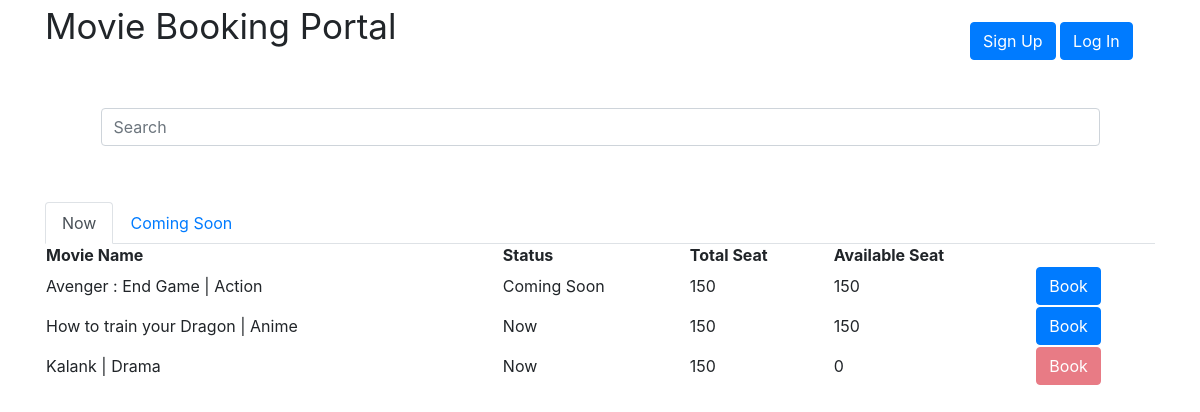
The page / on the database its author committed.
### pages/models.py (models this page shows, shortened)
class MovieDetails(models.Model):
	name = models.CharField(max_length=64,unique=True, blank = False)
	genre = models.CharField(max_length=32,blank = False)
	status = models.CharField(max_length=32,blank = False)
	total_seats = models.PositiveSmallIntegerField(blank = False)
	booked_seats =  models.PositiveSmallIntegerField(default=0)
	@property
	def available_seats(self):
		return self.total_seats - self.booked_seats
	@property
	def ticket_available(self):
		status = False
		if self.available_seats > 0:
			status = True
		return status

### pages/views.py (the view, shortened to what this page needs)
# urls.py: url(r'^$', views.HomePageView.as_view(), name='home'),
class HomePageView(View):
    template_name = 'pages/home.html'
    def get(self,request,*args,**kwargs):
        data = MovieDetails.objects.all()
        context ={
        'result' : data,
        }
        return render(request,'pages/home.html',context)

### pages/templates/pages/home.html (shortened to what this page needs)
 <html>
	<head>
		<link rel="stylesheet" href="https://maxcdn.bootstrapcdn.com/bootstrap/4.0.0/css/bootstrap.min.css">
		<link rel="stylesheet" href="{% static "pages/css/main.css" %}">
	</head>
	<body>
		<div class="container">
		<div>
			<span style="font-size: 35px">Movie Booking Portal</span>
			<span class="login-section-header">
				{% if user.is_authenticated %}
				Welcome, {{ user.username }}
				<a href="{% url 'logout' %}"><input type="button" class="btn btn-primary" value="Log out"/></a>
				{% else %}
				<a href="{% url 'signup' %}"><input type="button" class="btn btn-primary" value="Sign Up"/></a>
				<a href="{% url 'login' %}"><input type="button" class="btn btn-primary" value="Log In"/> </a>
				{% endif %}
			</span>
		</div>
		<div style="padding: 5%;">
			<input class="form-control" type="text" placeholder="Search" aria-label="Search">
		</div>
		<div>
			<nav>
  				<div class="nav nav-tabs" id="nav-tab" role="tablist">
    				<a class="nav-item nav-link active" id="nav-home-tab" data-toggle="tab" href="#now" role="tab" aria-controls="now" aria-selected="true">Now</a>
    				<a class="nav-item nav-link" id="nav-profile-tab" data-toggle="tab" href="#coming soon" role="tab" aria-controls="coming soon" aria-selected="false">Coming Soon</a>
    			</div>
			</nav>
			<div class="tab-content" id="nav-tabContent">
  				<div class="tab-pane fade show active" id="now" role="tabpanel" aria-labelledby="nav-home-tab">
  					<table style="width: 100%; border-spacing: 10px;">
				<thead>
					<th>Movie Name</th>
					<th>Status</th>
					<th>Total Seat</th>
					<th>Available Seat</th>
					<th></th>
				</thead>
				<tbody>
					{% for movies in result %}
					<tr>
						<td>{{movies.name}} | {{movies.genre}}</td>
						<td>{{movies.status}}</td>
						<td>{{movies.total_seats}}</td>
						<td>{{movies.available_seats}}</td>
						<td>
							{% if movies.ticket_available %}
							 <a href="bookticket/{{movies.id}}"><input type="button" class="btn btn-primary" value="Book"/></a>
							 {% else %}
							 <a href="#"><input type="button" class="btn btn-danger" value="Book" disabled/></a>{% endif %}
						</td>
					</tr>
					{% endfor %}
				</tbody>
			</table>
  				</div>
  		</div>
		</div>
	</div>
	</body>
</html>

### pages/static/pages/css/main.css (style rules this page uses)
.login-section-header { float: right; margin-top: 2%; margin-right: 2% }

### rows shown on the page
MovieDetails: name "Avenger : End Game", genre "Action", status "Coming Soon", total_seats "150", available_seats "150"
MovieDetails: name "How to train your Dragon", genre "Anime", status "Now", total_seats "150", available_seats "150"
MovieDetails: name "Kalank", genre "Drama", status "Now", total_seats "150", available_seats "0"
